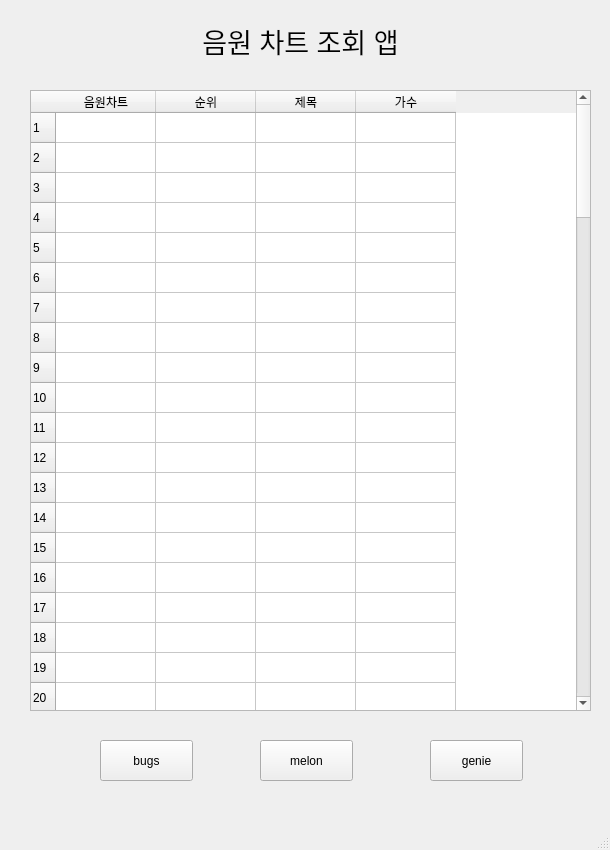
<?xml version="1.0" encoding="UTF-8"?>
<ui version="4.0">
 <class>MainWindow</class>
 <widget class="QMainWindow" name="MainWindow">
  <property name="geometry">
   <rect>
    <x>0</x>
    <y>0</y>
    <width>610</width>
    <height>850</height>
   </rect>
  </property>
  <property name="windowTitle">
   <string>MainWindow</string>
  </property>
  <widget class="QWidget" name="centralwidget">
   <widget class="QLabel" name="label">
    <property name="geometry">
     <rect>
      <x>80</x>
      <y>0</y>
      <width>441</width>
      <height>81</height>
     </rect>
    </property>
    <property name="font">
     <font>
      <pointsize>20</pointsize>
     </font>
    </property>
    <property name="text">
     <string>음원 차트 조회 앱</string>
    </property>
    <property name="alignment">
     <set>Qt::AlignCenter</set>
    </property>
   </widget>
   <widget class="QPushButton" name="pushButton_1">
    <property name="geometry">
     <rect>
      <x>100</x>
      <y>740</y>
      <width>93</width>
      <height>41</height>
     </rect>
    </property>
    <property name="text">
     <string>bugs</string>
    </property>
   </widget>
   <widget class="QTableWidget" name="tableWidget">
    <property name="geometry">
     <rect>
      <x>30</x>
      <y>90</y>
      <width>561</width>
      <height>621</height>
     </rect>
    </property>
    <property name="rowCount">
     <number>100</number>
    </property>
    <row/>
    <row/>
    <row/>
    <row/>
    <row/>
    <row/>
    <row/>
    <row/>
    <row/>
    <row/>
    <row/>
    <row/>
    <row/>
    <row/>
    <row/>
    <row/>
    <row/>
    <row/>
    <row/>
    <row/>
    <row/>
    <row/>
    <row/>
    <row/>
    <row/>
    <row/>
    <row/>
    <row/>
    <row/>
    <row/>
    <row/>
    <row/>
    <row/>
    <row/>
    <row/>
    <row/>
    <row/>
    <row/>
    <row/>
    <row/>
    <row/>
    <row/>
    <row/>
    <row/>
    <row/>
    <row/>
    <row/>
    <row/>
    <row/>
    <row/>
    <row/>
    <row/>
    <row/>
    <row/>
    <row/>
    <row/>
    <row/>
    <row/>
    <row/>
    <row/>
    <row/>
    <row/>
    <row/>
    <row/>
    <row/>
    <row/>
    <row/>
    <row/>
    <row/>
    <row/>
    <row/>
    <row/>
    <row/>
    <row/>
    <row/>
    <row/>
    <row/>
    <row/>
    <row/>
    <row/>
    <row/>
    <row/>
    <row/>
    <row/>
    <row/>
    <row/>
    <row/>
    <row/>
    <row/>
    <row/>
    <row/>
    <row/>
    <row/>
    <row/>
    <row/>
    <row/>
    <row/>
    <row/>
    <row/>
    <row/>
    <column>
     <property name="text">
      <string>음원차트</string>
     </property>
    </column>
    <column>
     <property name="text">
      <string>순위</string>
     </property>
    </column>
    <column>
     <property name="text">
      <string>제목</string>
     </property>
    </column>
    <column>
     <property name="text">
      <string>가수</string>
     </property>
    </column>
   </widget>
   <widget class="QPushButton" name="pushButton_2">
    <property name="geometry">
     <rect>
      <x>260</x>
      <y>740</y>
      <width>93</width>
      <height>41</height>
     </rect>
    </property>
    <property name="text">
     <string>melon</string>
    </property>
   </widget>
   <widget class="QPushButton" name="pushButton_3">
    <property name="geometry">
     <rect>
      <x>430</x>
      <y>740</y>
      <width>93</width>
      <height>41</height>
     </rect>
    </property>
    <property name="text">
     <string>genie</string>
    </property>
   </widget>
  </widget>
  <widget class="QMenuBar" name="menubar">
   <property name="geometry">
    <rect>
     <x>0</x>
     <y>0</y>
     <width>610</width>
     <height>26</height>
    </rect>
   </property>
  </widget>
  <widget class="QStatusBar" name="statusbar"/>
 </widget>
 <resources/>
 <connections/>
</ui>
